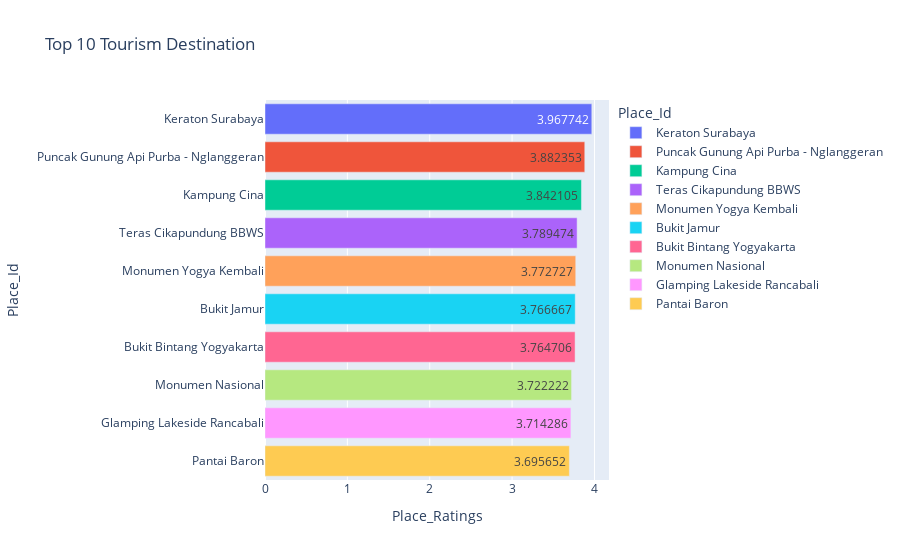

Source (notebook cell):
### Code cell
px.bar(data_frame=testing,text_auto=True,color='Place_Id',x='Place_Ratings',y='Place_Id',title='Top 10 Tourism Destination')

### Figure 1 — Plotly figure (JSON) as saved in the notebook; plotly's stock layout.template omitted (floating-point values rounded to 4 significant figures)
{"data": [{"alignmentgroup": "True", "hovertemplate": "Place_Id=%{y}<br>Place_Ratings=%{x}<extra></extra>", "legendgroup": "Keraton Surabaya", "marker": {"color": "#636efa", "pattern": {"shape": ""}}, "name": "Keraton Surabaya", "offsetgroup": "Keraton Surabaya", "orientation": "h", "showlegend": true, "textposition": "auto", "texttemplate": "%{x}", "type": "bar", "x": [3.968], "xaxis": "x", "y": ["Keraton Surabaya"], "yaxis": "y"}, {"alignmentgroup": "True", "hovertemplate": "Place_Id=%{y}<br>Place_Ratings=%{x}<extra></extra>", "legendgroup": "Puncak Gunung Api Purba - Nglanggeran", "marker": {"color": "#EF553B", "pattern": {"shape": ""}}, "name": "Puncak Gunung Api Purba - Nglanggeran", "offsetgroup": "Puncak Gunung Api Purba - Nglanggeran", "orientation": "h", "showlegend": true, "textposition": "auto", "texttemplate": "%{x}", "type": "bar", "x": [3.882], "xaxis": "x", "y": ["Puncak Gunung Api Purba - Nglanggeran"], "yaxis": "y"}, {"alignmentgroup": "True", "hovertemplate": "Place_Id=%{y}<br>Place_Ratings=%{x}<extra></extra>", "legendgroup": "Kampung Cina", "marker": {"color": "#00cc96", "pattern": {"shape": ""}}, "name": "Kampung Cina", "offsetgroup": "Kampung Cina", "orientation": "h", "showlegend": true, "textposition": "auto", "texttemplate": "%{x}", "type": "bar", "x": [3.842], "xaxis": "x", "y": ["Kampung Cina"], "yaxis": "y"}, {"alignmentgroup": "True", "hovertemplate": "Place_Id=%{y}<br>Place_Ratings=%{x}<extra></extra>", "legendgroup": "Teras Cikapundung BBWS", "marker": {"color": "#ab63fa", "pattern": {"shape": ""}}, "name": "Teras Cikapundung BBWS", "offsetgroup": "Teras Cikapundung BBWS", "orientation": "h", "showlegend": true, "textposition": "auto", "texttemplate": "%{x}", "type": "bar", "x": [3.789], "xaxis": "x", "y": ["Teras Cikapundung BBWS"], "yaxis": "y"}, {"alignmentgroup": "True", "hovertemplate": "Place_Id=%{y}<br>Place_Ratings=%{x}<extra></extra>", "legendgroup": "Monumen Yogya Kembali", "marker": {"color": "#FFA15A", "pattern": {"shape": ""}}, "name": "Monumen Yogya Kembali", "offsetgroup": "Monumen Yogya Kembali", "orientation": "h", "showlegend": true, "textposition": "auto", "texttemplate": "%{x}", "type": "bar", "x": [3.773], "xaxis": "x", "y": ["Monumen Yogya Kembali"], "yaxis": "y"}, {"alignmentgroup": "True", "hovertemplate": "Place_Id=%{y}<br>Place_Ratings=%{x}<extra></extra>", "legendgroup": "Bukit Jamur", "marker": {"color": "#19d3f3", "pattern": {"shape": ""}}, "name": "Bukit Jamur", "offsetgroup": "Bukit Jamur", "orientation": "h", "showlegend": true, "textposition": "auto", "texttemplate": "%{x}", "type": "bar", "x": [3.767], "xaxis": "x", "y": ["Bukit Jamur"], "yaxis": "y"}, {"alignmentgroup": "True", "hovertemplate": "Place_Id=%{y}<br>Place_Ratings=%{x}<extra></extra>", "legendgroup": "Bukit Bintang Yogyakarta", "marker": {"color": "#FF6692", "pattern": {"shape": ""}}, "name": "Bukit Bintang Yogyakarta", "offsetgroup": "Bukit Bintang Yogyakarta", "orientation": "h", "showlegend": true, "textposition": "auto", "texttemplate": "%{x}", "type": "bar", "x": [3.765], "xaxis": "x", "y": ["Bukit Bintang Yogyakarta"], "yaxis": "y"}, {"alignmentgroup": "True", "hovertemplate": "Place_Id=%{y}<br>Place_Ratings=%{x}<extra></extra>", "legendgroup": "Monumen Nasional", "marker": {"color": "#B6E880", "pattern": {"shape": ""}}, "name": "Monumen Nasional", "offsetgroup": "Monumen Nasional", "orientation": "h", "showlegend": true, "textposition": "auto", "texttemplate": "%{x}", "type": "bar", "x": [3.722], "xaxis": "x", "y": ["Monumen Nasional"], "yaxis": "y"}, {"alignmentgroup": "True", "hovertemplate": "Place_Id=%{y}<br>Place_Ratings=%{x}<extra></extra>", "legendgroup": "Glamping Lakeside Rancabali", "marker": {"color": "#FF97FF", "pattern": {"shape": ""}}, "name": "Glamping Lakeside Rancabali", "offsetgroup": "Glamping Lakeside Rancabali", "orientation": "h", "showlegend": true, "textposition": "auto", "texttemplate": "%{x}", "type": "bar", "x": [3.714], "xaxis": "x", "y": ["Glamping Lakeside Rancabali"], "yaxis": "y"}, {"alignmentgroup": "True", "hovertemplate": "Place_Id=%{y}<br>Place_Ratings=%{x}<extra></extra>", "legendgroup": "Pantai Baron", "marker": {"color": "#FECB52", "pattern": {"shape": ""}}, "name": "Pantai Baron", "offsetgroup": "Pantai Baron", "orientation": "h", "showlegend": true, "textposition": "auto", "texttemplate": "%{x}", "type": "bar", "x": [3.696], "xaxis": "x", "y": ["Pantai Baron"], "yaxis": "y"}], "layout": {"barmode": "relative", "legend": {"title": {"text": "Place_Id"}, "tracegroupgap": 0}, "title": {"text": "Top 10 Tourism Destination"}, "xaxis": {"anchor": "y", "domain": [0, 1], "title": {"text": "Place_Ratings"}}, "yaxis": {"anchor": "x", "categoryarray": ["Pantai Baron", "Glamping Lakeside Rancabali", "Monumen Nasional", "Bukit Bintang Yogyakarta", "Bukit Jamur", "Monumen Yogya Kembali", "Teras Cikapundung BBWS", "Kampung Cina", "Puncak Gunung Api Purba - Nglanggeran", "Keraton Surabaya"], "categoryorder": "array", "domain": [0, 1], "title": {"text": "Place_Id"}}}}
